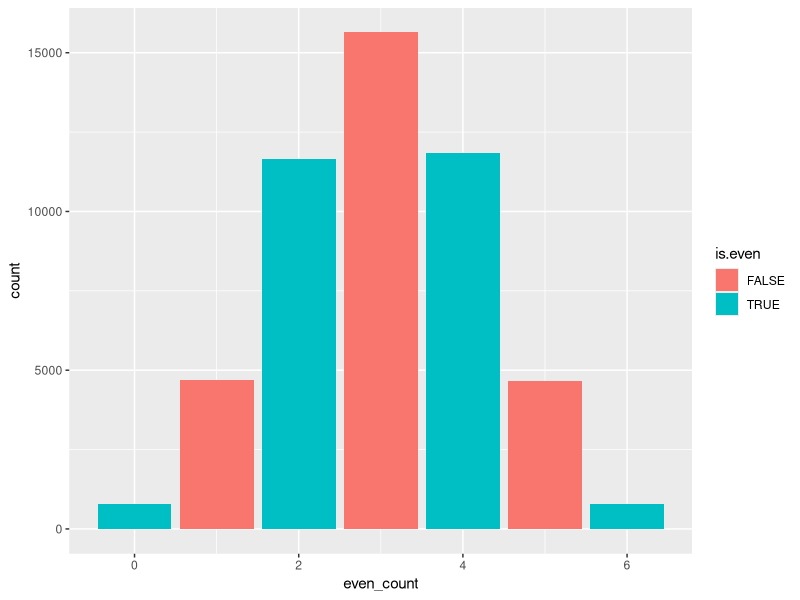
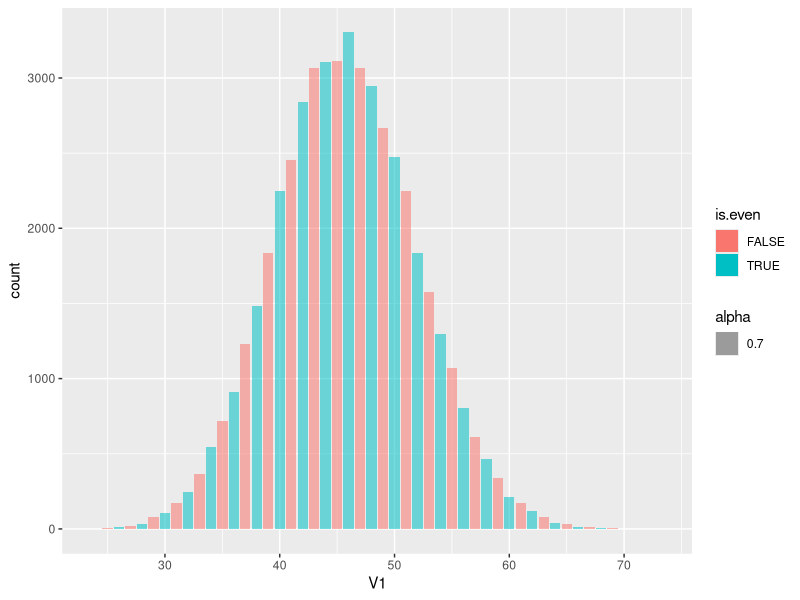
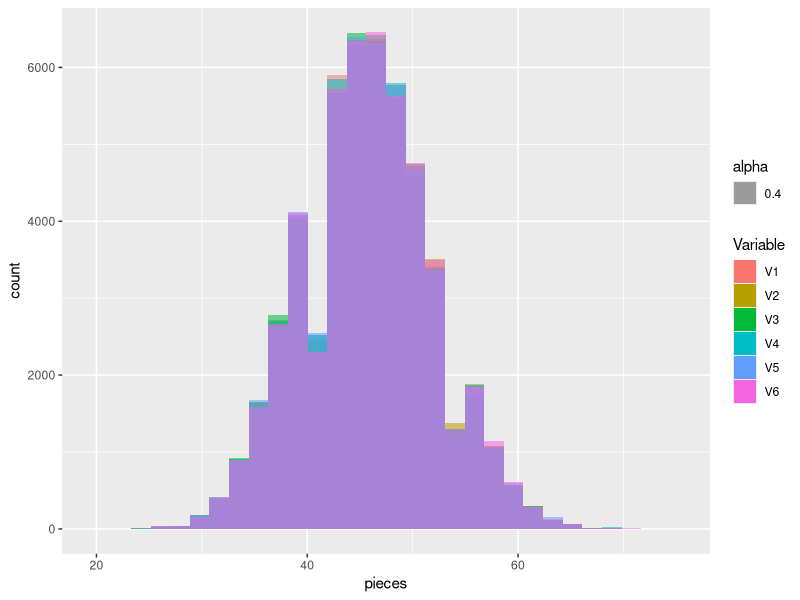
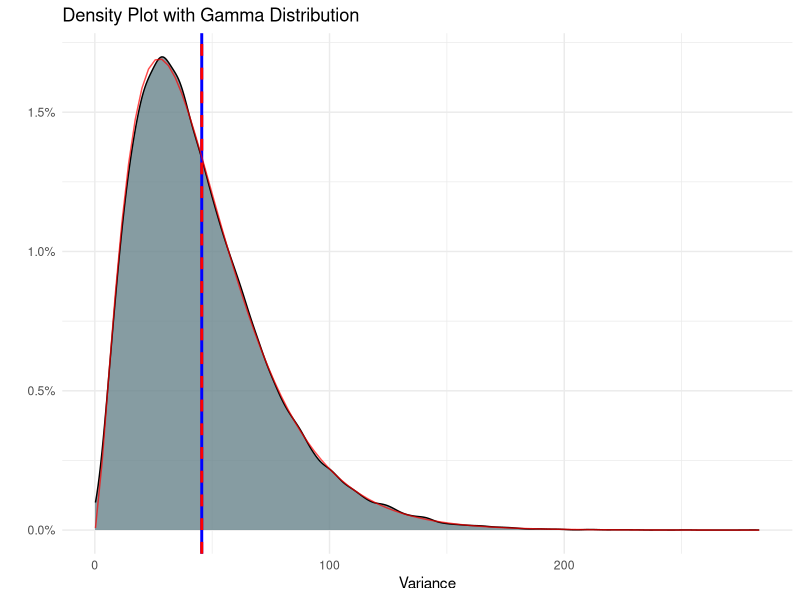
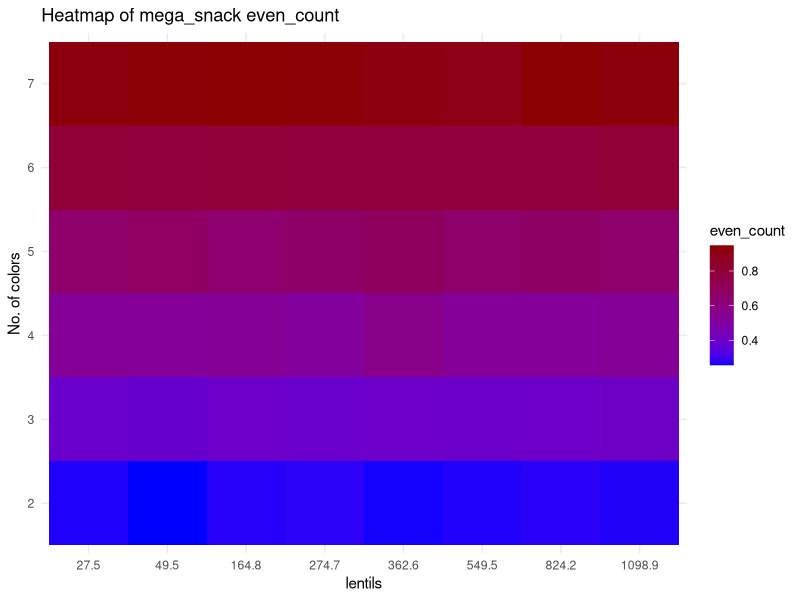
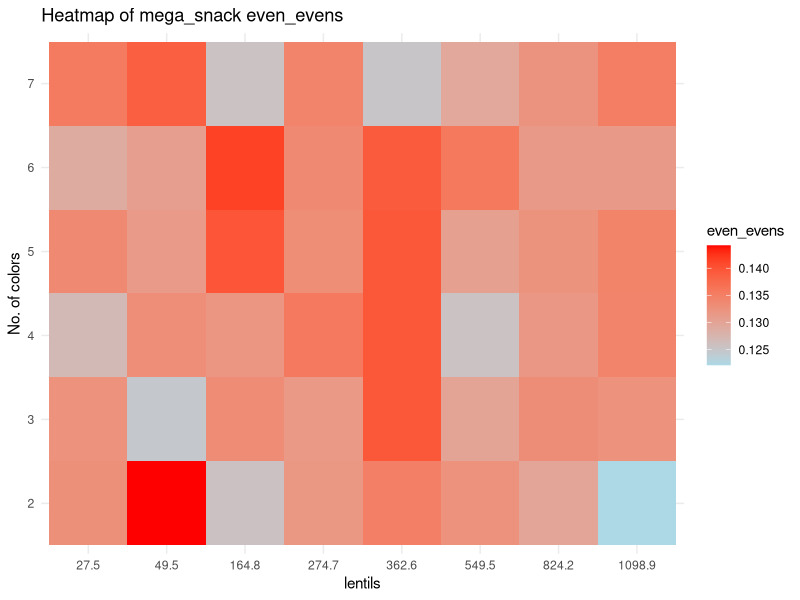
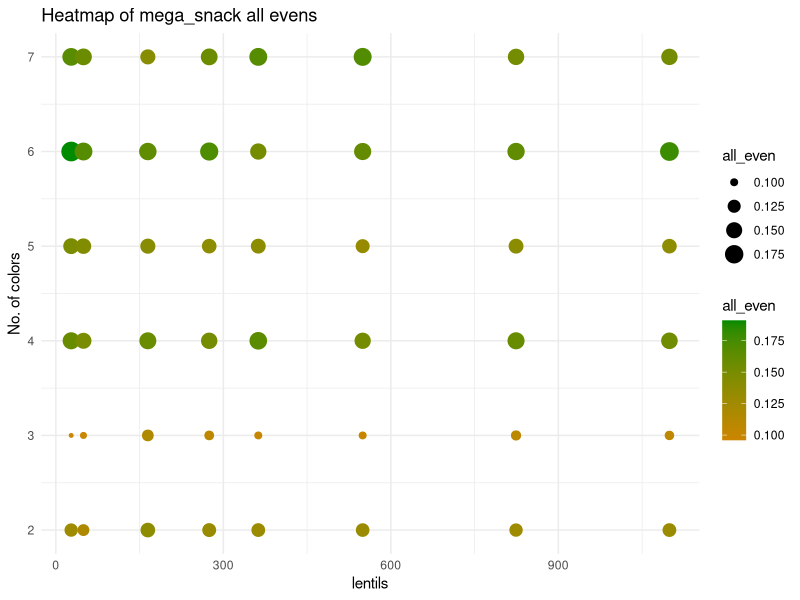
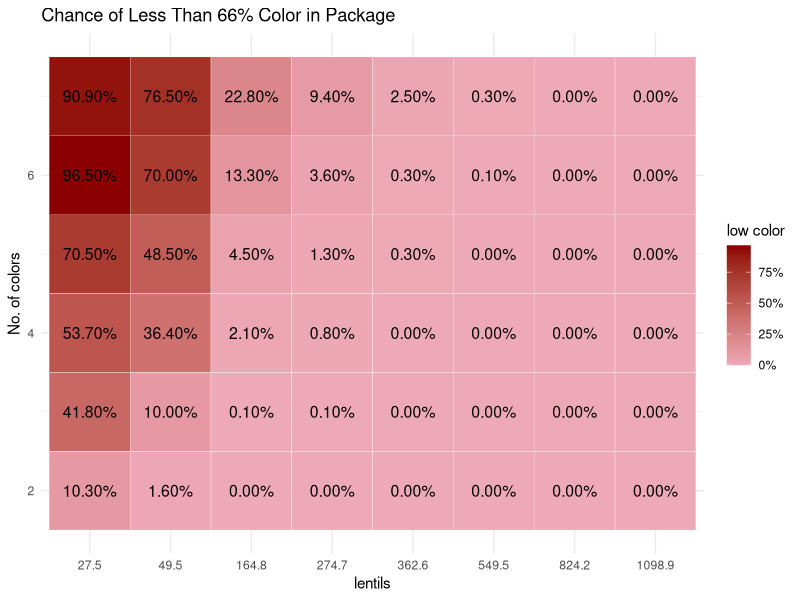

The R script that drew these images, in order:
## ---- chunk 1
library(tidyverse)
library(MASS) #calculate distribution parameters
library(scales)
## ---- chunk 2
#parameters
nn<- 500          #numbers of bags per sample
n_color<- 6         #unique colors of M&M
gram<- 0.91         #weight of one M&M
bag_g<- 250         #common weight of M&M package
n_unit<- bag_g/gram #M&M per package
av_per_color= n_unit/n_color
paste0("The avarage lentils per color is ", round(av_per_color,2))
## ---- chunk 3
#create bag using sample vector
create_bag<- function(x,tx)
  {
  x<- floor(x)+sample(0:1,1)
  res<- matrix(nrow = 1, ncol = tx) 
  colnames(res)<- 1:tx
  S_res<- sample(tx,x,replace = T)
  while(sum(table(S_res)>x))
  {S_res<- S_res[-1]}
  for (i in 1:tx) {
    res[,i] <- sum(S_res==i)
    }
  res
}

#example
create_bag(100,6)

sample_MnM<-function(nn,x_units,t_colors)
  {
  res<- matrix(nrow = nn, ncol = t_colors)
  for (i in 1:nn)
    {res[i,]<- create_bag(x= x_units,tx=t_colors)}
  res
}
## ---- chunk 4
MnM_sample<- sample_MnM(nn*100,n_unit,n_color)

#check how much are even
MnM_sample<-
  MnM_sample %>% as_data_frame() %>% 
  mutate(even_count= rowSums(across(everything()  , ~ .x %% 2 == 0)), #how many evens colors there are
         even_evens= rowSums(across(-c(even_count)  , ~ .x %% 2 == 1)) %% 2 ==0, #are the uneven colors even
         var_col=    apply(across(-c(even_count, even_evens)), 1, var), #var of candy per color/ type
         low_col=   rowSums(across(-c(even_count, even_evens,var_col), ~ .x <= 0.6*av_per_color)))

MnM_sample %>% head(6)

MnM_sample$low_col %>% table()
## ---- chunk 5
#check how many evens there are
MnM_sample$even_count %>% 
table()

MnM_sample %>% 
  mutate(is.even = even_count %%2 ==0) %>% 
  ggplot(aes(x= even_count, fill= is.even))+
  geom_bar()

MnM_sample %>%
  mutate(is.even = V1 %%2 ==0) %>% 
  ggplot(aes(x= V1, fill= is.even, alpha= 0.7))+
  geom_bar()

#summary of all colors
rbind(
MnM_sample$V1 %>% summary(),
MnM_sample$V2 %>% summary(),
MnM_sample$V3 %>% summary(),
MnM_sample$V4 %>% summary(),
MnM_sample$V5 %>% summary(),
MnM_sample$V6 %>% summary()
) %>% as.data.frame() %>% cbind(sapply(MnM_sample[,1:6],var,na.rm=1)) %>% 
  rename("Var" ="sapply(MnM_sample[, 1:6], var, na.rm = 1)")
## ---- chunk 6
#test mu is av_per_color
check_mean_hypothesis <- function(data, column_name, X) {
  test_result <- t.test(data[[column_name]], mu = X)
  return(test_result$p.value)
}

columns_to_test <- colnames(MnM_sample[,1:6])  # כל העמודות בטבלה
test_results <- sapply(columns_to_test, function(col) {
  check_mean_hypothesis(MnM_sample, col, av_per_color)
})

t(t(test_results))
## ---- chunk 7
check_mean_hypothesis <- function(data, column_name, X) {
  t.test(data[[column_name]], mu = X)$p.value
}

check_two_sample_t_test <- function(data, col1, col2) {
  t.test(data[[col1]], data[[col2]])$p.value
}

# יצירת מטריצה ריקה לשמירת התוצאות
columns_to_test <- colnames(MnM_sample[,1:6])
num_cols <- length(columns_to_test)
p_value_matrix <- matrix(NA, nrow = num_cols, ncol = num_cols, dimnames = list(columns_to_test, columns_to_test))

# מילוי המטריצה
for (i in 1:num_cols) {
  for (j in 1:num_cols) {
    if (i == j) { #diagonal test of mu
      p_value_matrix[i, j] <- check_mean_hypothesis(MnM_sample, columns_to_test[i], av_per_color)
    } else { # 2 sample t.test
      p_value_matrix[i, j] <- check_two_sample_t_test(MnM_sample, columns_to_test[i], columns_to_test[j])
    }
  }
}

round(as.data.frame(p_value_matrix),4)
## ---- chunk 8
MnM_sample %>%
    pivot_longer(cols = 1:6, names_to = "Variable", values_to = "pieces") %>%
    ggplot(aes(fill=Variable ,x= pieces, alpha= 0.4))+
  geom_histogram(position = "identity")

## ---- chunk 9
# הערכת הפרמטרים של התפלגות גמא
gamma_params <- fitdistr(MnM_sample$var_col, "gamma")$estimate
paste0("the parameters of the gamma shaped var is shape ", round(gamma_params[1],3)," and rate ", round(gamma_params[2],3) )
shape_est <- gamma_params["shape"]
scale_est <- 1 / gamma_params["rate"]  # R משתמש ב-"rate" שהוא הופכי ל-scale

# יצירת גרף עם ההתפלגות של הנתונים + התפלגות גמא מותאמת
MnM_sample %>%
  ggplot(aes(x = var_col, fill = "orange")) +
  geom_density(fill= "lightblue4", alpha= 0.8) +
  geom_vline(xintercept = mean(MnM_sample$var_col), color = "blue", size=1) +
  geom_vline(xintercept = scale_est*shape_est, color = "red", linetype = "dashed", size=1) +
  stat_function(fun = dgamma, args = list(shape = shape_est, scale = scale_est), 
                color = "red", alpha= 0.7) +
  labs(title = "Density Plot with Gamma Distribution",
       x = "Variance",
       y = "") +
  scale_y_continuous(label=scales::label_percent(.1)) + 
  theme_minimal()

## ---- chunk 10
mega_snack<- function(nn,n_unit,n_color)
  {
  m_sample<- length(n_unit)*length(n_color)
  nul_mat= matrix(,nrow = m_sample, ncol = 5)
  res<- cbind(rep(n_unit,length(n_color)),sort(rep(n_color,length(n_unit))),
                                               nul_mat)
  for (i in 1:(dim(res)[1]))
  {
    #print(c(res[i,1],res[i,2]))
    low_color<- 0.666*res[i,1]/(res[i,2])
    small_sample<- sample_MnM(nn,res[i,1],res[i,2])
    small_sample<-
      small_sample %>% as_data_frame() %>% 
      mutate(even_count= rowSums(across(everything()  , ~ .x %% 2 == 0))/n_color, #how many evens colors there are
             even_evens= (rowSums(across(-c(even_count)  , ~ .x %% 2 == 1)) %% 2 ==0)/n_color, #are the uneven colors even
             var_col=    apply(across(c(-even_count, even_evens)), 1, var), #var of candy per color/ type
             all_even=   rowSums(across(everything()  , ~ .x %% 2 == 0))== n_color,
             low_col=   rowSums(across(-c(even_count, even_evens,var_col,all_even), ~ .x <= low_color ))>=1)
    res[i,3]<- mean(small_sample$even_count)
    res[i,4]<- mean(small_sample$even_evens)
    res[i,5]<- mean(small_sample$var_col)
    res[i,6]<- mean(small_sample$all_even)
    res[i,7]<- mean(small_sample$low_col)
      }
  colnames(res)<- c("n_unit", "n_color", "even_count", "even_evens", "var_col","all_even","low_color")
  res
  }
## ---- chunk 11
color_op<- 2:7
grams_op<- c(25,45,150,250,330,500,750,1000)
n_unit_op<- grams_op/gram

mega_snack_1<-
  mega_snack(1000,n_unit_op,color_op) %>% as.data.frame() %>% 
  mutate(n_unit= round(n_unit,1))

mega_snack_1 %>% head(6)
## ---- chunk 12
mega_snack_1 %>%
  ggplot(aes(x = factor((round( n_unit,1) )), y = factor(n_color ), fill = even_count )) +
  geom_tile() +
  scale_fill_gradient(low = "blue", high = "red4") +  # שינוי צבע לפי ערכים
  labs(title = "Heatmap of mega_snack even_count",
       x = "lentils",
       y = "No. of colors",
       fill = "even_count") +
  theme_minimal()
## ---- chunk 13
mega_snack_1 %>%
  ggplot(aes(x = factor((round( n_unit,1) )), y = factor(n_color ), fill = even_evens )) +
  geom_tile() +
  scale_fill_gradient(low = "lightblue", high = "red") +  # שינוי צבע לפי ערכים
  labs(title = "Heatmap of mega_snack even_evens",
       x = "lentils",
       y = "No. of colors",
       fill = "even_evens") +
  theme_minimal()
## ---- chunk 14
mega_snack_1 %>%
  ggplot(aes(x = (round( n_unit,1) ), y = n_color , color = all_even,size = all_even )) +
  geom_point() +
  scale_color_gradient(low = "orange3", high = "green4") +  # שינוי צבע לפי ערכים
  labs(title = "Heatmap of mega_snack all evens",
       x = "lentils",
       y = "No. of colors",
       color = "all_even") +
  theme_minimal()
## ---- chunk 15
mega_snack_1 %>%
  ggplot(aes(x = factor(round(n_unit, 1)), y = n_color, fill = low_color))+
  geom_tile(color = "white") +
    geom_text(aes(label = sprintf("%.2f%%", low_color * 100)), color = "black", size = 4)+  # המרת ערכים לאחוזים
  scale_fill_gradient(low = "pink2", high = "red4",labels = scales::percent)+
 #scale_fill_continuous(label=scales::label_percent(.1))+
  labs(title = "Chance of Less Than 66% Color in Package",
       x = "lentils",
       y = "No. of colors",
       fill = "low color")+
  theme_minimal()
